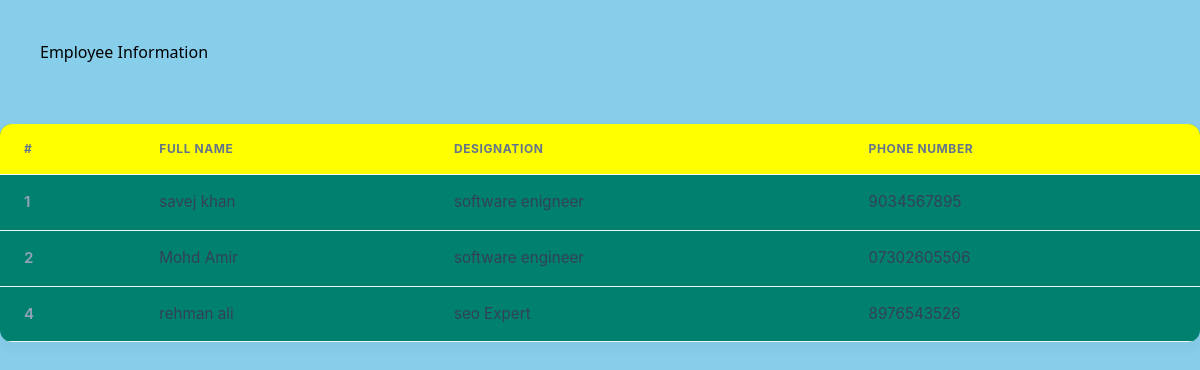
The app's page /home2/ with its own data.
### employees/models.py (models this page shows, shortened)
class Employee(models.Model):
    first_name = models.CharField(max_length=30)
    last_name = models.CharField(max_length=30)
    photo = models.ImageField(upload_to='employee_photos/')
    designation = models.CharField(max_length=50)
    email_address = models.EmailField(max_length = 100,unique=True)
    phone_number = models.CharField(max_length=15,blank=True)
    created_at = models.DateTimeField(auto_now_add=True)
    updated_at = models.DateTimeField(auto_now=True)

### mysite/views.py (the view)
# urls.py: path("home2/", views.home2, name="home2"),
def home2(request):
    emp = Employee.objects.all()
    context = {
        "employees": emp
    }
    return render(request, "home2.html", context)

### templates/home2.html (shortened to what this page needs)
{% load static %}
<!doctype html>
<html>
<head>
    <script src="https://cdn.jsdelivr.net/npm/@tailwindcss/browser@4"></script>
    <link rel="stylesheet" href="{% static 'css/style.css' %}" />
</head>
<body>
    <h1 class=" back font-medium  p-10">Employee Information</h1>
<div class="table-container">
<table>
    <thead>
    <tr>
        <th>#</th>
        <th>Full Name</th>
        <th>Designation</th>
        <th>Phone Number</th>
    </tr>
    </thead>
    <tbody>
        {% for i in employees %}
    <tr>
        <td>{{ i.id }}</td>
        <td>{{ i.first_name }} {{ i.last_name }}</td>
        <td>{{ i.designation }}</td>
        <td>{{ i.phone_number }}</td>
    </tr>
    {% endfor %}
    </tbody>
</table>
</div>
</body>
</html>

### mysite/static/css/style.css (style rules this page uses)
body { background-color: skyblue; }
.table-container { overflow-x: auto; border-radius: 12px; box-shadow: 0 4px 15px rgba(0, 0, 0, 0.05); border: 1px #64748b; margin: 20px 0; }
table { width: 100%; border-collapse: collapse; font-family: 'Inter', system-ui, sans-serif; background-color: #00806f; text-align: left; }
thead { background-color: yellow; color: #64748b; text-transform: uppercase; font-size: 0.75rem; letter-spacing: 0.05em; }
th, td { padding: 16px 24px; border-bottom: 1px solid #f1f5f9; }
td { color: #334155; font-size: 0.95rem; }
td:first-child { font-weight: 600; color: #94a3b8; }

### records on screen
Employee: id "1", first_name "savej", last_name "khan", designation "software enigneer", phone_number "9034567895"
Employee: id "2", first_name "Mohd", last_name "Amir", designation "software engineer", phone_number "07302605506"
Employee: id "4", first_name "rehman", last_name "ali", designation "seo Expert", phone_number "8976543526"
